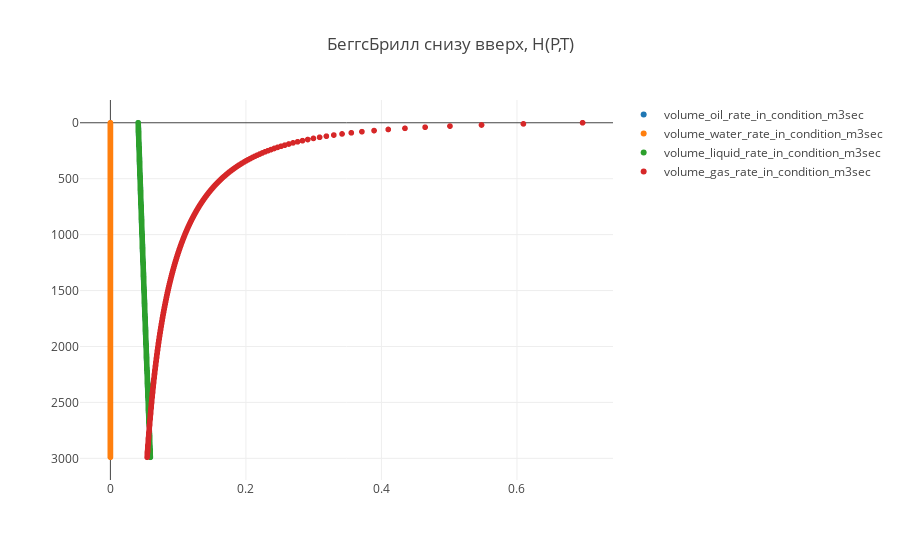

Notebook source saved alongside this figure:
### Code cell
trace1 = trace(24)
trace2 = trace(25)
trace3 = trace(26)
trace4 = trace(27)

data = [trace1, trace2, trace3, trace4]

plot()

### Figure 1 — Plotly figure (JSON) as saved in the notebook; plotly's stock layout.template omitted (floating-point values rounded to 4 significant figures; data arrays with more than 128 entries replaced by an {"elided": "..."} marker saying what was removed)
{"data": [{"mode": "markers", "name": "volume_oil_rate_in_condition_m3sec", "type": "scattergl", "uid": "8b61ddc2-9d22-4cf6-b8f7-4cfc8f3c8e61", "x": {"elided": "300 float values"}, "y": {"elided": "300 int values"}}, {"mode": "markers", "name": "volume_water_rate_in_condition_m3sec", "type": "scattergl", "uid": "0b93056b-305f-4964-af78-57664f354c61", "x": {"elided": "300 int values"}, "y": {"elided": "300 int values"}}, {"mode": "markers", "name": "volume_liquid_rate_in_condition_m3sec", "type": "scattergl", "uid": "c33e82ff-434e-4f5e-9b28-a3e4a3ba9a16", "x": {"elided": "300 float values"}, "y": {"elided": "300 int values"}}, {"mode": "markers", "name": "volume_gas_rate_in_condition_m3sec", "type": "scattergl", "uid": "4f8fc4ba-b0bb-46bf-8b0d-0806118388e8", "x": {"elided": "300 float values"}, "y": {"elided": "300 int values"}}], "layout": {"title": {"text": "БеггсБрилл снизу вверх, H(P,T)"}, "yaxis": {"autorange": "reversed"}}}
